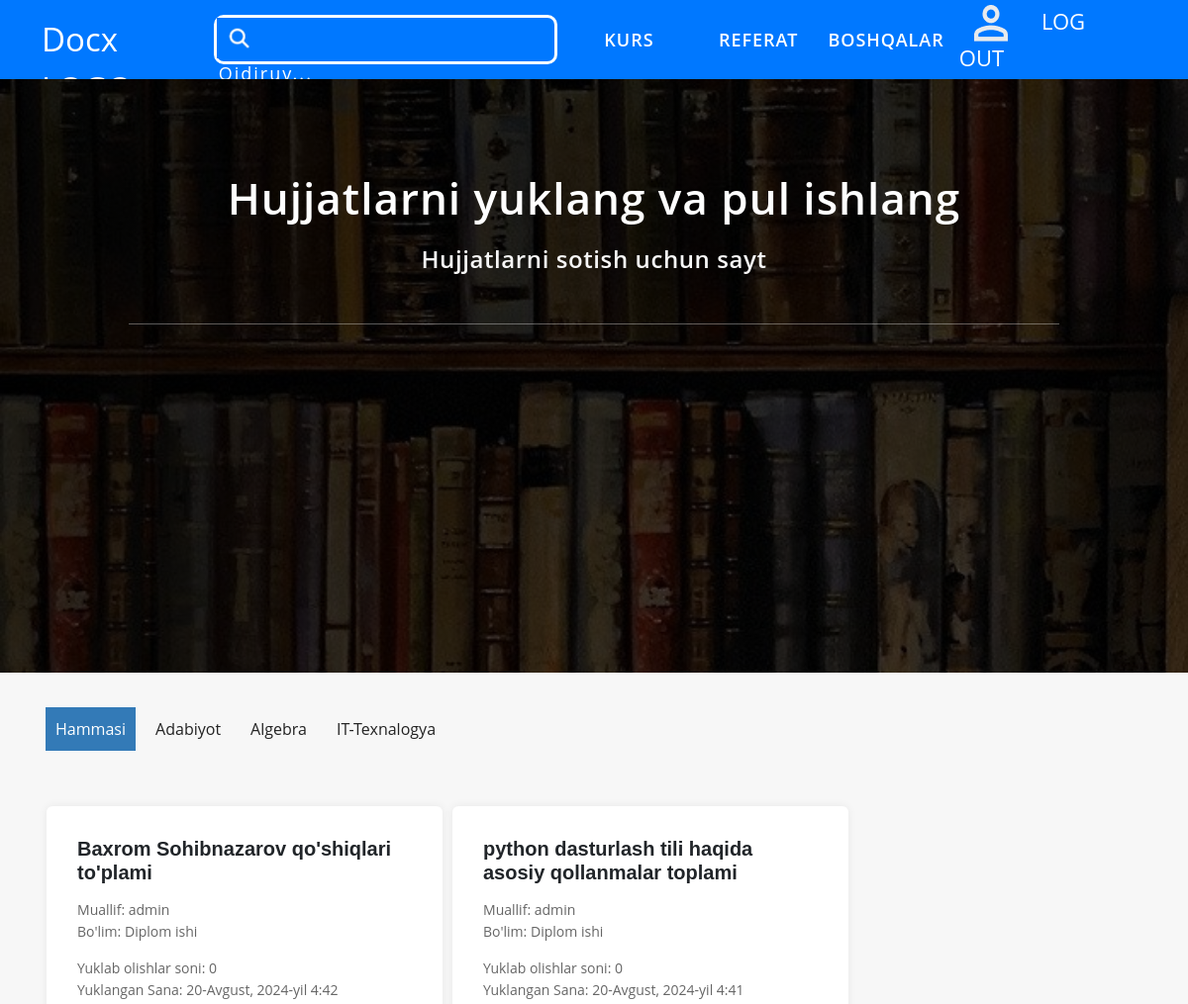
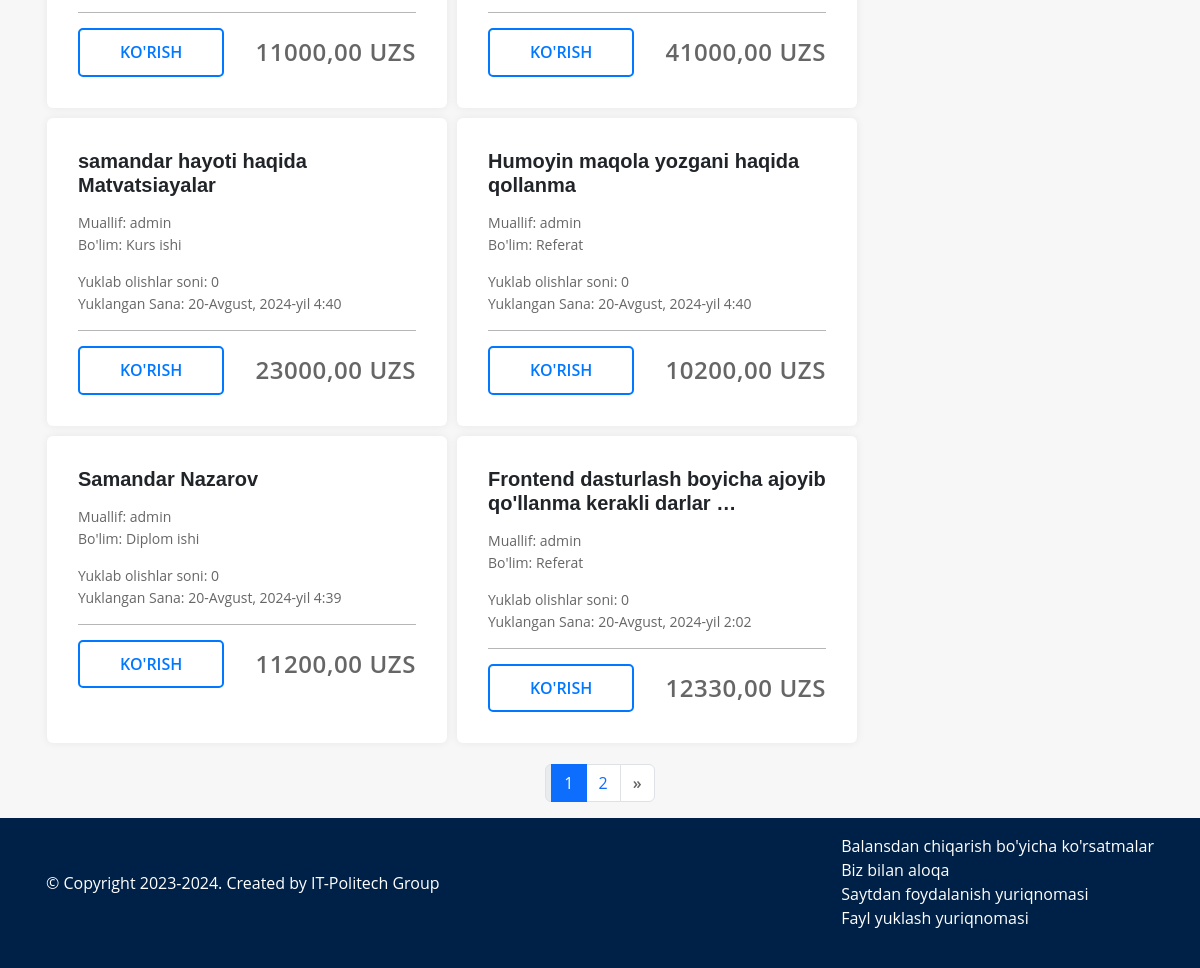
Screenshot of / (signed in) with the database file from the repository (2 pictures, top to bottom).
### products/models.py (models this page shows, shortened)
class Category(models.Model):
    name = models.CharField( max_length=150)
    class Meta:
        verbose_name = "category"
        verbose_name_plural = "categorys"
    def __str__(self):
        return self.name

class CategoryScience(models.Model):
    name = models.CharField( max_length=100)
    class Meta:
        verbose_name = "category Science"
        verbose_name_plural = "category Science"

class Product(models.Model):
    Author = models.ForeignKey(CustomUser, on_delete=models.CASCADE)
    category = models.ForeignKey(Category, on_delete=models.CASCADE, verbose_name='Kategorya')
    categoryScience = models.ForeignKey(CategoryScience, on_delete=models.CASCADE, verbose_name='Kategorya Fanlar')
    name = models.CharField( max_length=150, verbose_name='Mavzu')
    price = models.DecimalField(max_digits=10, decimal_places=2, verbose_name='narxi')
    created = models.DateTimeField( auto_now_add=True, verbose_name='yuklangan sana')
    file = models.FileField( upload_to='Files/' )
    class Meta:
        ordering = ['-id']
        verbose_name = "Article"
        verbose_name_plural = "Articles"

### users/models.py (models this page shows)
class CustomUser(AbstractUser):
    username = models.CharField(max_length=150, unique=True)
    phone_number = models.CharField(max_length=15)
    def __str__(self) -> str:
        return self.username

### myapp/views.py (the view)
# urls.py: path('', IndexView.as_view(), name='index'),
class IndexView(View):
    def get(self, request):
        products = Product.objects.all()
        category = Category.objects.all()
        science = CategoryScience.objects.all()
        paginator = Paginator(products, 6)  # Har bir sahifada 6 ta mahsulot
        page_number = request.GET.get('page', 1)
        page_obj = paginator.get_page(page_number)
        q = request.GET.get('q', None)
        if q:
            filtered_products = Product.objects.filter(Q(name__icontains=q))
        else:
            filtered_products = products.order_by('-id')
        context = {
            "products": page_obj,  # Paginatsiya qilingan mahsulotlar
            "category": category,  # Kategoriyalar
            "science": science,  # Science kategoriyalari
            'article': page_obj,  # Maqolalar uchun paginatsiya obyekti
            'filtered_products': filtered_products,  # Qidiruv natijalari yoki barcha mahsulotlar
            'q': q,  # Qidiruv so'rovi
        }
        return render(request, "index.html", context)

### myapp/views.py (called while the page is built)
def for_all_pages(request):
    category = Category.objects.all()
    science = CategoryScience.objects.all()
    return {"category":category, "science":science}

### templates/index.html (shortened to what this page needs)
{% extends "base.html" %}
{% load static %}
{% block content %}
    <section class="bg-img">
        <div class="container cont-nav-center">
            <h1>Hujjatlarni yuklang va pul ishlang</h1>
            <p>Hujjatlarni sotish uchun sayt</p>
            <div class="nav-cont-line"></div>
        </div>
    </section>
    <section class="categorys">
        <div class="container">
            <ul>
                <li><a href="{% url "main:index" %}" class='active'>Hammasi</a></li>
                {% for i in science %}
                    <li><a href="{% url "main:article_list" i.pk %}">{{ i.name }}</a></li>
                {% endfor %}
            </ul>
        </div>
    </section>
    <section>
        <div class="container d-flex flex-wrap mb-3">
            {% for i in products %}
            {% if forloop.counter <= 6 %}
                <div class="card">
                    <div class="card-body">
                        <h5 class="card-title">{{ i.name|truncatewords:7 }}</h5>
                        <div class="text-name">
                            <p class="p1">Muallif: {{ i.Author }}</p>
                            <p class="p2">Bo'lim: {{ i.category }}</p>
                        </div>
                        <div class="text-data">
                            <p class="p1">Yuklab olishlar soni: 0</p>
                            <p class="p2">Yuklangan Sana: {{ i.created }}</p>
                        </div>
                        <div class="card-line"></div>
                        <div class="text-btn">
                            <a href="{% url 'products:detail' i.pk %}">Ko'rish</a>
                            <h4>{{ i.price }} UZS</h4>
                        </div>
                    </div>
                </div>
            {% endif %}
        {% endfor %}
        </div>
    </section>
    <div class="container">
        <nav aria-label="Page navigation example">
            <ul class="pagination justify-content-center">
                {% if article.has_previous %}
                    <li class="page-item">
                        <a class="page-link" href="?page={{ article.previous_page_number }}">
                            <span aria-hidden="true">&laquo;</span>
                        </a>
                    </li>
                {% else %}
                    <li class="page-item disabled">
                        <a class="page-link" href="#">
                            <span aria-hidden="true">&laquo;</span>
                        </a>
                    </li>
                {% endif %}
                {% for num in article.paginator.page_range %}
                    {% if article.number == num %}
                        <li class="page-item active">
                            <a class="page-link" href="#">{{ num }}</a>
                        </li>
                    {% elif num > article.number|add:'-5' and num < article.number|add:'5' %}
                        <li class="page-item">
                            <a class="page-link" href="?page={{ num }}">{{ num }}</a>
                        </li>
                    {% endif %}
                {% endfor %}
                {% if article.has_next %}
                    <li class="page-item">
                        <a class="page-link" href="?page={{ article.next_page_number }}">
                            <span aria-hidden="true">&raquo;</span>
                        </a>
                    </li>
                {% else %}
                    <li class="page-item disabled">
                        <a class="page-link" href="#">
                            <span aria-hidden="true">&raquo;</span>
                        </a>
                    </li>
                {% endif %}
            </ul>
        </nav>
    </div>
{% endblock content %}

### templates/base.html (shortened to what this page needs)
{% load static %}
<!DOCTYPE html>
<html lang="en">
<head>
    <link rel="stylesheet" href="{% static "css/bootstrap.css" %}">
    <link rel="stylesheet" href="{% static "css/main.css" %}">
</head>
<body>
    <div>
        <nav class="navbar-top">
            <div class="container">
                <div class="navbar-box-top">
                    <a href='{% url "main:index" %}' class="link-h2">Docx LOGO</a>
                    <div class="cont-nav-center-box">
                        <form method="GET" class="search-input">
                            <button type='submit'><img src="{% static 'img/Remove-bg.ai_1721827232078.png' %}"></button>
                            <input type="text" name="q" placeholder="Qidiruv...">
                        </form>
                    </div>
                    <div class="navbar-box-bottom">
                        <ul>
                            {% for i in category %}
                                {% if forloop.counter <= 2 %}
                                    <li><a href="{% url 'main:categoryFilter' i.pk %}">{{ i.name }}</a></li>
                                {% endif %}
                            {% endfor %}
                            <li class="vse"><a href="#">Boshqalar</a>
                            </li>
                        </ul>
                    </div>
                    <div class='profile-nav'>
                        {% if request.user.is_authenticated %}
                            <a href="{% url "users:profile" request.user  %}"><img src="{% static 'img/user.png' %}"></a>
                            <a href="{% url "logout" %}">LOG OUT</a>
                        {% else %}
                            <a href="{% url "login" %}">LOG IN</a>
                        {% endif %}
                    </div>
                </div>
            </div>
        </nav>
    </div>
    <div>{% block content %}{% endblock content %}</div>
    <div>
        <footer>
            <div class="container p-3 d-flex justify-content-between">
                <div class="left">
                    <h6>&copy; Copyright 2023-2024. Created by IT-Politech Group</h6>
                </div>
                <div class="right">
                    <ul>
                        <li><a href="#">Balansdan chiqarish bo'yicha ko'rsatmalar</a></li>
                        <li><a href="#">Biz bilan aloqa</a></li>
                        <li><a href="#">Saytdan foydalanish yuriqnomasi</a></li>
                        <li><a href="#">Fayl yuklash yuriqnomasi</a></li>
                    </ul>
                </div>
            </div>
        </footer>
    </div>
</body>
</html>

### static/css/main.css (style rules this page uses)
* { margin: 0; padding: 0; box-sizing: border-box; font-family: 'Open Sans', sans-serif; }
body { background-color: #f7f7f7; display: flex; flex-direction: column; justify-content: space-between; }
.navbar-top { background: #0078ff; }
.navbar-box-top { width: 100%; height: 80px; display: flex; justify-content: space-between; align-items: center; }
.navbar-box-top .link-h2 { font-size: 33px; width: auto; border: none; align-content: center; color: #fff; text-decoration: none; letter-spacing: 0; margin: 0; }
.navbar-box-top a { font-weight: 500; align-content: center; height: 50px; text-decoration: none; color: #fff; }
.profile-nav a { font-size: 22px; padding: 0 15px; }
.navbar-box-bottom { display: flex; justify-content: space-between; height: 80px; }
.navbar-box-bottom ul { display: flex; justify-content: space-between; list-style-type: none; }
.navbar-box-bottom ul li a { text-decoration: none; line-height: 80px; color: #fff; transition: all .2s; font-size: 18px; font-weight: 600; letter-spacing: 1px; padding: 35px 15px; text-transform: uppercase; }
.bg-img { background-attachment: fixed; background-image: linear-gradient(rgba(0,0,0,0.7),rgba(0,0,0,0.5)),url(../img/rasm1.jpg); height: 600px; background-repeat: no-repeat; background-size: cover; }
.nav-cont-line { height: 1px; width: 100%; background: rgba(255, 255, 255, 0.349); margin-top: 50px; margin-bottom: 50px; }
.cont-nav-center { height: 300px; padding: 100px; text-align: center; }
.bg-img h1 { color: #f7f7f7; font-size: 44px; font-weight: 600; line-height: 1.3; margin-top: -8px; margin-bottom: 25px; letter-spacing: 0.6px; }
.bg-img p { color: #f7f7f7; font-size: 24px; font-weight: 600; line-height: 1.3; margin-top: -8px; margin-bottom: 25px; letter-spacing: 0.6px; }
.cont-nav-center-box { display: flex; justify-content: center; align-items: center; }
.search-input { align-content: center; width: auto; height: 50px; border: 3px solid #fff; border-radius: 10px; }
.search-input input { outline: none; border: none; background: none; padding: 5px; letter-spacing: 2px; padding: 2px; width: 300px; font-size: 18px; color: #FFF; }
.search-input input::placeholder { color: #fff; margin-left: 5px; }
.search-input button { background: #0078ff; border: none; color: #fff !important; }
.search-input button img { width: 45px; }
.categorys { padding: 30px 0; }
.categorys ul { display: flex; flex-wrap: wrap; list-style: none; }
.categorys ul li a { display: inline-block; text-decoration: none; color: #232323; padding: 10px; margin: 5px; transition: all .2s; }
.active { color: #fff !important; margin-left: -28px !important ; background-color: #337ab7; }
.card { width: 400px; box-shadow: 0 0 10px rgba(0, 0, 0, 0.068); border: none !important; border-radius: none !important; margin: 5px; padding: 15px; }
.card h5 { font-weight: 600; font-family: 'Franklin Gothic Medium', 'Arial Narrow', Arial, sans-serif; }
.p1 { color: #666666; font-size: 14px; margin-top: 15px; }
.p2 { color: #666666; font-size: 14px; margin-top: -15px; }
.card-line { height: 1px; width: 100%; background: #00000049; margin: 15px 0; }
.text-btn { display: flex; justify-content: space-between; }
.text-btn a { display: inline-block; color: #0078ff; border: 2px solid #0078ff; -webkit-border-radius: 5px; -moz-border-radius: 5px; border-radius: 5px; text-transform: uppercase; font-weight: 600; padding: 10px 40px; text-decoration: none; }
.text-btn h4 { margin: 10px 0; font-weight: 600; letter-spacing: 0.6px; color: #666666; }
footer { background: #002147 none repeat scroll 0 0; height: 150px; }
.left h6 { color: #fff; margin-top: 40px; }
.right ul { list-style: none; }
.right ul li a { text-decoration: none; color: #fff; }
.cont-nav-center h1 { color: #fff; letter-spacing: 1px; }
span { font-weight: 600; color: #666666; }

### rows the page displays
Category: name "KURS…"
Category: name "REFERAT"
CategoryScience: name "Adabiyot"
CategoryScience: name "Algebra"
CategoryScience: name "IT-Texnalogya"
Product: name "Baxrom Sohibnazarov qo'shiqlari to'plami", Author "admin", category "Diplom ishi", created "20-Avgust, 2024-yil 4:42", price "11000,00"
Product: name "python dasturlash tili haqida asosiy qollanmalar toplami", Author "admin", category "Diplom ishi", created "20-Avgust, 2024-yil 4:41", price "41000,00"
Product: name "samandar hayoti haqida Matvatsiayalar", Author "admin", category "Kurs ishi", created "20-Avgust, 2024-yil 4:40", price "23000,00"
Product: name "Humoyin maqola yozgani haqida qollanma", Author "admin", category "Referat", created "20-Avgust, 2024-yil 4:40", price "10200,00"
Product: name "Samandar Nazarov", Author "admin", category "Diplom ishi", created "20-Avgust, 2024-yil 4:39", price "11200,00"
Product: name "Frontend dasturlash boyicha ajoyib qo'llanma kerakli darlar …", Author "admin", category "Referat", created "20-Avgust, 2024-yil 2:02", price "12330,00"

### other values shown
{{ num }} "1"
{{ num }} "2"
